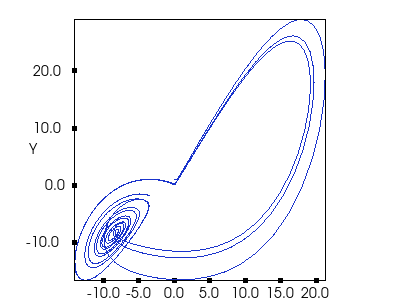

The Python source for this figure:
#!/usr/bin/env python
# Demonstrate a 3D line plot of the Lorenz attractor using vtkChartXYZ.

import vtkmodules.vtkInteractionStyle  # noqa: F401
import vtkmodules.vtkRenderingContextOpenGL2  # noqa: F401
import vtkmodules.vtkRenderingOpenGL2  # noqa: F401

from vtkmodules.vtkChartsCore import vtkChartXYZ, vtkPlotLine3D
from vtkmodules.vtkCommonCore import vtkFloatArray
from vtkmodules.vtkCommonDataModel import vtkRectf, vtkTable
from vtkmodules.vtkRenderingContext2D import vtkContextActor
from vtkmodules.vtkRenderingCore import (
    vtkRenderWindow,
    vtkRenderWindowInteractor,
    vtkRenderer,
)

# Create the data.
sigma = 10.0
rho = 28.0
beta = 2.66666666666

var_x_solution = vtkTable()
arr_x0 = vtkFloatArray()
arr_x0.SetName("X")
var_x_solution.AddColumn(arr_x0)
arr_x1 = vtkFloatArray()
arr_x1.SetName("Y")
var_x_solution.AddColumn(arr_x1)
arr_x2 = vtkFloatArray()
arr_x2.SetName("Z")
var_x_solution.AddColumn(arr_x2)

num_time_points = 1000
var_x_solution.SetNumberOfRows(num_time_points)
var_x = [0.0, 1.0, 1.05]
delta_t = 0.01

for ii in range(num_time_points):
    var_x_solution.SetValue(ii, 0, var_x[0])
    var_x_solution.SetValue(ii, 1, var_x[1])
    var_x_solution.SetValue(ii, 2, var_x[2])
    dx0 = sigma * (var_x[1] - var_x[0])
    dx1 = var_x[0] * (rho - var_x[2]) - var_x[1]
    dx2 = var_x[0] * var_x[1] - beta * var_x[2]
    var_x[0] += dx0 * delta_t
    var_x[1] += dx1 * delta_t
    var_x[2] += dx2 * delta_t

# Set up the 3D chart.
chart = vtkChartXYZ()
chart.SetGeometry(vtkRectf(75.0, 20.0, 250, 260))

plot = vtkPlotLine3D()
plot.SetInputData(var_x_solution)
plot.GetPen().SetWidth(1)
plot.GetPen().SetColorF(0.1, 0.2, 0.8, 1.0)
chart.AddPlot(plot)

# Context actor and scene wiring.
context_actor = vtkContextActor()
context_actor.GetScene().AddItem(chart)

# Renderer
renderer = vtkRenderer()
renderer.SetBackground(1.0, 1.0, 1.0)
context_actor.GetScene().SetRenderer(renderer)
renderer.AddActor(context_actor)

# Window
render_window = vtkRenderWindow()
render_window.SetSize(400, 300)
render_window.SetMultiSamples(0)
render_window.AddRenderer(renderer)
render_window.SetWindowName("line plot3d test")

# Interactor
interactor = vtkRenderWindowInteractor()
interactor.SetRenderWindow(render_window)

interactor.Initialize()
interactor.Start()
